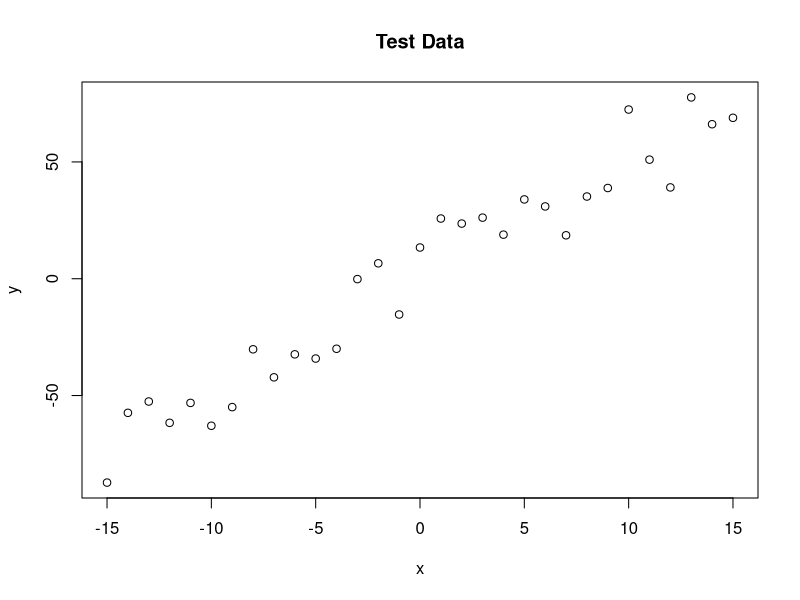
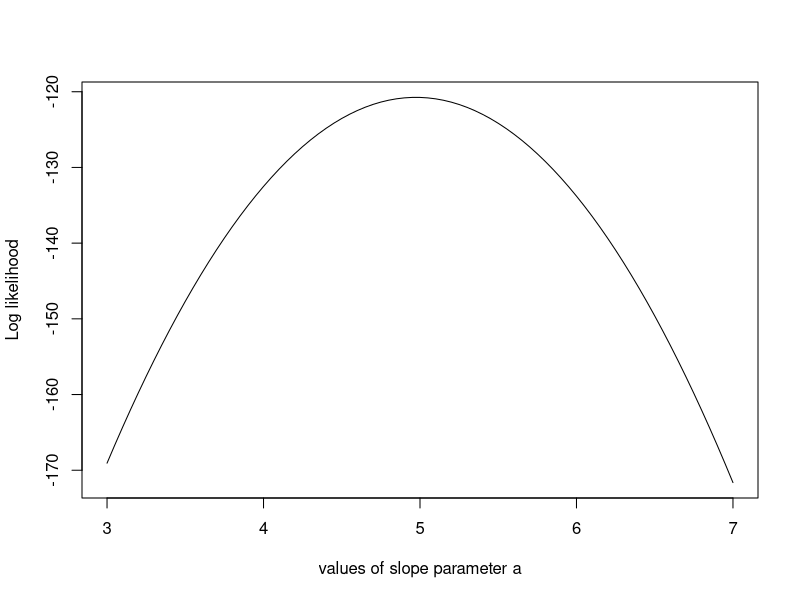
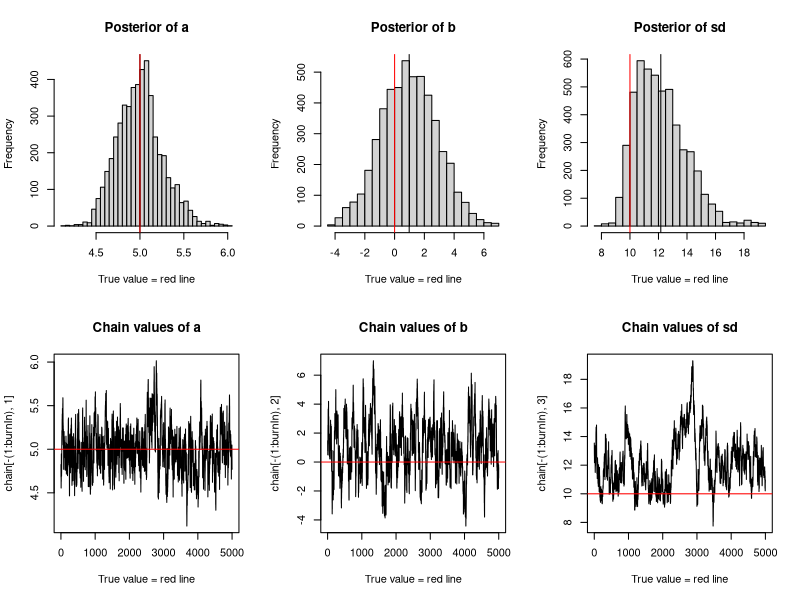

R code for these plots, in order:
## ---- chunk 1
trueA <- 5
trueB <- 0
trueSd <- 10
sampleSize <- 31

# create independent x-values 
x =(-(sampleSize-1)/2):((sampleSize-1)/2)
# create dependent values according to ax + b + N(0,sd)
y=trueA * x + trueB + rnorm(n=sampleSize,mean=0,sd=trueSd)
plot(x,y, main="Test Data")

likelihood <- function(param){
  a = param[1]
  b = param[2]
  sd = param[3]
  
  pred = a*x + b
  singlelikelihoods = dnorm(y, mean = pred, sd = sd, log = T)
  sumll = sum(singlelikelihoods)
  return(sumll)   
}
## ---- chunk 2

# Example: plot the likelihood profile of the slope a
slopevalues=function(x){return(likelihood(c(x, trueB, trueSd)))}
slopelikelihoods=lapply(seq(3, 7, by=.05), slopevalues )
plot (seq(3, 7, by=.05), slopelikelihoods , type="l", xlab = "values of slope parameter a", ylab = "Log likelihood")

# Prior distribution
prior <- function(param){
  a = param[1]
  b = param[2]
  sd = param[3]
  aprior = dunif(a, min=0, max=10, log = T)
  bprior = dnorm(b, sd = 5, log = T)
  sdprior = dunif(sd, min=0, max=30, log = T)
  return(aprior+bprior+sdprior)
}

posterior <- function(param){
  return (likelihood(param) + prior(param))
}
## ---- chunk 3

######## Metropolis algorithm ################

proposalfunction <- function(param){
  return(rnorm(3,mean = param, sd= c(0.1,0.5,0.3)))
}

run_metropolis_MCMC <- function(startvalue, iterations){
  chain = array(dim = c(iterations+1,3))
  chain[1,] = startvalue
  for (i in 1:iterations){
    proposal = proposalfunction(chain[i,])
    
    probab = exp(posterior(proposal) - posterior(chain[i,]))
    if (runif(1) < probab){
      chain[i+1,] = proposal
    }else{
      chain[i+1,] = chain[i,]
    }
  }
  return(chain)
}

startvalue = c(4,0,10)
chain = run_metropolis_MCMC(startvalue, 10000)

burnIn = 5000
acceptance = 1-mean(duplicated(chain[-(1:burnIn),]))
## ---- chunk 4

### Summary: #######################

par(mfrow = c(2,3))
hist(chain[-(1:burnIn),1],nclass=30, , main="Posterior of a", xlab="True value = red line" )
abline(v = mean(chain[-(1:burnIn),1]))
abline(v = trueA, col="red" )
hist(chain[-(1:burnIn),2],nclass=30, main="Posterior of b", xlab="True value = red line")
abline(v = mean(chain[-(1:burnIn),2]))
abline(v = trueB, col="red" )
hist(chain[-(1:burnIn),3],nclass=30, main="Posterior of sd", xlab="True value = red line")
abline(v = mean(chain[-(1:burnIn),3]) )
abline(v = trueSd, col="red" )
plot(chain[-(1:burnIn),1], type = "l", xlab="True value = red line" , main = "Chain values of a", )
abline(h = trueA, col="red" )
plot(chain[-(1:burnIn),2], type = "l", xlab="True value = red line" , main = "Chain values of b", )
abline(h = trueB, col="red" )
plot(chain[-(1:burnIn),3], type = "l", xlab="True value = red line" , main = "Chain values of sd", )
abline(h = trueSd, col="red" )

## ---- chunk 5
compare_outcomes <- function(iterations) {

  a_data = array(dim = c(2,10))
  rownames(a_data) <- paste(c('mean', "st"))
  for (i in 1:10) {
 
    startvalue = c(runif(1, 5, 10), runif(1, -3,8),runif(1,3,15))
    chain = run_metropolis_MCMC(startvalue, iterations)
    a_data[1,i] <- mean(chain[1,])
    a_data[2,i] <- sd(chain[1,])
  }
  return(print(a_data))
}

compare_outcomes(100)
compare_outcomes(1000)
compare_outcomes(10000)
